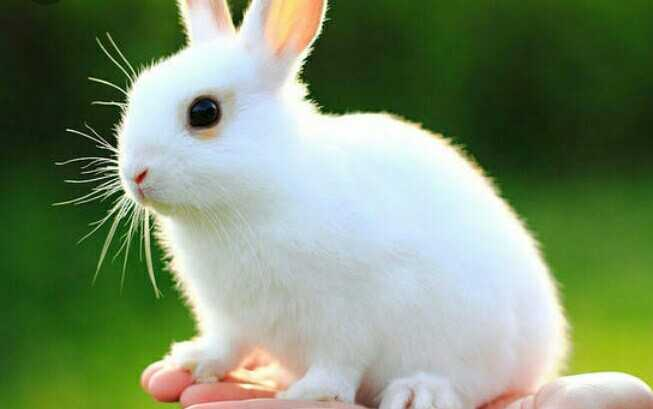
#> input picture arc/ai/Uddav-Rajbhandari/image_processing and Cnn nets/images/rabbit.jpeg, 653 x 409 px, found by its file name
$ jupyter execute image_processing.ipynb
#> lines starting #> are read from the running program, lines starting #| are printed output that depends on the picture; after the words box and inside, x2 and y2 are one past the last pixel; in counts of white or black regions, pixels touching at a corner belong together
[cell 1]
import cv2
import numpy as np
from matplotlib import pyplot as plt

# Load image
img = cv2.imread(r'D:\arc-2025\arc\ai\Uddav-Rajbhandari\image_processing and Cnn nets\images\rabbit.jpeg')
#> img is the input picture: shape (409, 653, 3); mean B, G, R 111.4, 143.3, 124.1
image_rgb = cv2.cvtColor(img, cv2.COLOR_BGR2RGB)  # Convert to RGB for matplotlib

# Helper function to display images
def show(title, img):
    plt.imshow(img, cmap='gray' if len(img.shape) == 2 else None)
    plt.title(title)
    plt.axis('off')
    plt.show()

# 1. Color Space Conversions
gray = cv2.cvtColor(img, cv2.COLOR_BGR2GRAY)
hsv = cv2.cvtColor(img, cv2.COLOR_BGR2HSV)
#> hsv: shape (409, 653, 3); mean H, S, V 59.2, 111.6, 149
show('Grayscale', gray)
show('HSV', cv2.cvtColor(hsv, cv2.COLOR_HSV2RGB))

# 2. HSV Color Thresholding to extract white color
# Define lower and upper bounds for white in HSV
# Threshold for white color in HSV
lower_white = np.array([0, 0, 200])
upper_white = np.array([180, 30, 255])
mask_white = cv2.inRange(hsv, lower_white, upper_white)
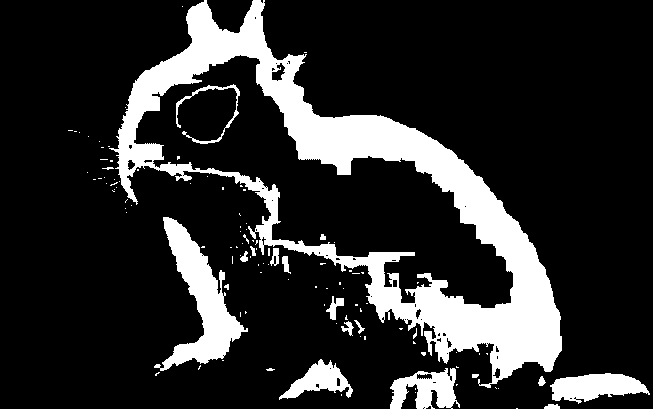
#> mask_white: shape (409, 653); 17.6% white; 114 white regions (94 under 20 px), largest, box (x1, y1, x2, y2) and area: (109, 0, 562, 388) 35508, (154, 217, 248, 371) 4897, (550, 373, 650, 404) 1939

# Apply the mask to get only white regions
res_white = cv2.bitwise_and(img, img, mask=mask_white)

# Show results
show('White Mask', mask_white)

##### HSV separates color intensity (V) and colorfulness (S), making it easier to detect white, which is high in brightness and low in saturation.

[cell 2]
# Dimensions
(h, w) = img.shape[:2]
#> h = 409; w = 653
center = (w // 2, h // 2)
#> center = (326, 204)

# 1️⃣ Rotation
# Rotate image 45 degrees around the center with scaling factor 1.0
M_rotate = cv2.getRotationMatrix2D(center, 45, 1.0)
rotated = cv2.warpAffine(img, M_rotate, (w, h))
show('Rotated Image', cv2.cvtColor(rotated, cv2.COLOR_BGR2RGB))

# 2️⃣ Translation
# Translate image 50 pixels right and 100 pixels down
M_translate = np.float32([[1, 0, 50], [0, 1, 100]])
translated = cv2.warpAffine(img, M_translate, (w, h))
show('Translated Image', cv2.cvtColor(translated, cv2.COLOR_BGR2RGB))

# 3️⃣ Scaling
# Resize the image to 50% of original dimensions
scaled = cv2.resize(img, None, fx=0.5, fy=0.5, interpolation=cv2.INTER_LINEAR)
show('Scaled Image', cv2.cvtColor(scaled, cv2.COLOR_BGR2RGB))

## Affine Transformation
Maps the image using three pairs of corresponding points.

Affine transforms preserve parallelism of lines.

Useful for image shearing, skewing, or simulating viewpoint changes

[cell 3]
# 4️⃣ Affine Transformation
# Requires 3 points in original and destination
rows, cols, ch = img.shape
#> rows = 409; cols = 653; ch = 3
pts1 = np.float32([[50, 50], [200, 50], [50, 200]])      # Source triangle
pts2 = np.float32([[10, 100], [200, 50], [100, 250]])    # Destination triangle

M_affine = cv2.getAffineTransform(pts1, pts2)            # Get transformation matrix
dst_affine = cv2.warpAffine(img, M_affine, (cols, rows)) # Apply transformation

# Show input vs output
plt.subplot(121), plt.imshow(cv2.cvtColor(img, cv2.COLOR_BGR2RGB)), plt.title('Original')
plt.axis('off')
plt.subplot(122), plt.imshow(cv2.cvtColor(dst_affine, cv2.COLOR_BGR2RGB)), plt.title('Affine Transformed')
plt.axis('off')
plt.show()
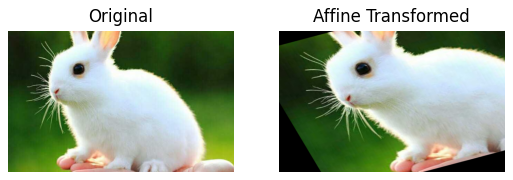
#> figure drawn by matplotlib, 2 panels

## Perspective Transformation
- A perspective transformation is a type of geometric transformation that maps a quadrilateral in an image to another quadrilateral.
- Unlike affine transformations, perspective transforms can handle depth and perspective distortion

[cell 4]
img = cv2.imread(r'D:\arc-2025\arc\ai\Uddav-Rajbhandari\image_processing and Cnn nets\images\sudoku.jpg')
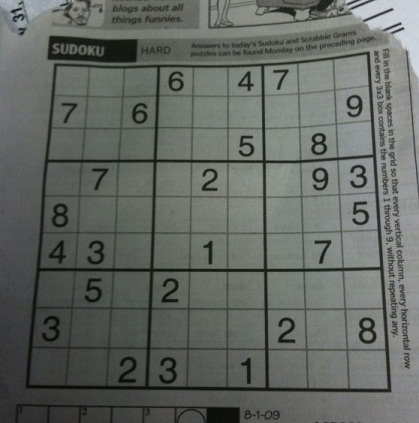
#> input picture arc/ai/Uddav-Rajbhandari/image_processing and Cnn nets/images/sudoku.jpg, 419 x 423 px, found by its file name
#> img is the input picture: shape (423, 419, 3); mean B, G, R 98.9, 103.6, 99.4
assert img is not None, "file could not be read, check with os.path.exists()"
rows,cols,ch = img.shape
#> rows = 423; cols = 419

pts1 = np.float32([[56,65],[368,52],[28,387],[389,390]]) #Coordinates of the distorted quadrilateral (corners of Sudoku)
pts2 = np.float32([[0,0],[300,0],[0,300],[300,300]]) # Coordinates of the output square (top-down view).

M = cv2.getPerspectiveTransform(pts1,pts2) #This creates a 3×3 transformation matrix

dst = cv2.warpPerspective(img,M,(300,300)) #ransforms the original image using the matrix M

plt.subplot(121),plt.imshow(img),plt.title('Input')
plt.subplot(122),plt.imshow(dst),plt.title('Output')
#> figure, not shown here; B, G, R data is drawn as R, G, B

##  What is Image Thresholding?
Thresholding is a simple, yet powerful technique for image segmentation. It converts a grayscale image to a binary image based on a threshold value

[cell 5]
img = cv2.imread(r'D:\arc-2025\arc\ai\Uddav-Rajbhandari\image_processing and Cnn nets\images\gradient.jpeg', cv2.IMREAD_GRAYSCALE)
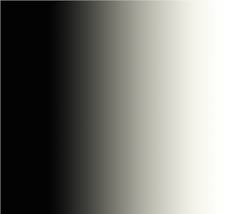
#> input picture arc/ai/Uddav-Rajbhandari/image_processing and Cnn nets/images/gradient.jpeg, 235 x 214 px, found by its file name
#> img: shape (214, 235); min 0, max 255, mean 124.1
assert img is not None, "file could not be read, check with os.path.exists()"
# Apply various types of thresholding
# # If pixel > thresh_value → set to max_value Else → set to 0
ret, thresh1 = cv2.threshold(img, 127, 255, cv2.THRESH_BINARY)        # >127 → 255, else 0
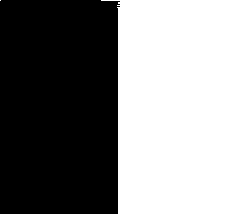
#> thresh1: shape (214, 235); 49.8% white; 2 white regions (1 under 20 px), largest, box (x1, y1, x2, y2) and area: (101, 0, 235, 214) 25051
ret, thresh2 = cv2.threshold(img, 127, 255, cv2.THRESH_BINARY_INV)    # >127 → 0, else 255
ret, thresh3 = cv2.threshold(img, 127, 255, cv2.THRESH_TRUNC)         # >127 → 127, else original
ret, thresh4 = cv2.threshold(img, 127, 255, cv2.THRESH_TOZERO)        # >127 → keep, else 0
ret, thresh5 = cv2.threshold(img, 127, 255, cv2.THRESH_TOZERO_INV)    # >127 → 0, else keep
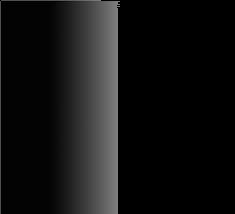
#> thresh5: shape (214, 235); min 0, max 127, mean 18.5

titles = ['Original Image','BINARY','BINARY_INV','TRUNC','TOZERO','TOZERO_INV']
images = [img, thresh1, thresh2, thresh3, thresh4, thresh5]

for i in range(6):
    plt.subplot(2,3,i+1),plt.imshow(images[i],'gray',vmin=0,vmax=255)
    plt.title(titles[i])
    plt.xticks([]),plt.yticks([])
plt.show()

###  Adaptive Thresholding
Instead of a single threshold for the entire image, the threshold is calculated per small region (block) of the image. Useful when lighting is non-uniform.
#### Key Parameters:
adaptiveMethod:

- cv2.ADAPTIVE_THRESH_MEAN_C: mean of neighborhood

- cv2.ADAPTIVE_THRESH_GAUSSIAN_C: weighted sum using Gaussian window

- blockSize: size of neighborhood

- C: constant subtracted from the mean or weighted sum

### 🔹 Otsu's Binarization
Otsu’s method automatically determines an optimal global threshold value from the image histogram. Ideal for bimodal images (foreground and background peaks).

[cell 6]
img = cv2.imread(r'D:\arc-2025\arc\ai\Uddav-Rajbhandari\image_processing and Cnn nets\images\sudoku.jpg')
gray = cv2.cvtColor(img, cv2.COLOR_BGR2GRAY)
#> gray: shape (423, 419)
# 3. Image Thresholding
_, binary_thresh = cv2.threshold(gray, 127, 255, cv2.THRESH_BINARY)
#> binary_thresh: shape (423, 419); 25.6% white; 333 white regions (274 under 20 px), largest, box (x1, y1, x2, y2) and area: (190, 0, 419, 423) 14935, (0, 0, 66, 59) 2037, (345, 271, 382, 308) 1282
adaptive_thresh = cv2.adaptiveThreshold(gray, 255, cv2.ADAPTIVE_THRESH_GAUSSIAN_C,
                                        cv2.THRESH_BINARY, 11, 2)
#> adaptive_thresh: shape (423, 419); 74.8% white; black in thin lines or dots
adaptive_thresh_mean = cv2.adaptiveThreshold(gray, 255, cv2.ADAPTIVE_THRESH_MEAN_C,
                                        cv2.THRESH_BINARY, 11, 2)
#> adaptive_thresh_mean: shape (423, 419); 73% white; 2115 black regions (1905 under 20 px), largest, box (x1, y1, x2, y2) and area: (25, 51, 392, 393) 18441, (208, 0, 394, 33) 1810, (47, 36, 139, 62) 1408
_, otsu_thresh = cv2.threshold(gray, 0, 255, cv2.THRESH_BINARY + cv2.THRESH_OTSU)
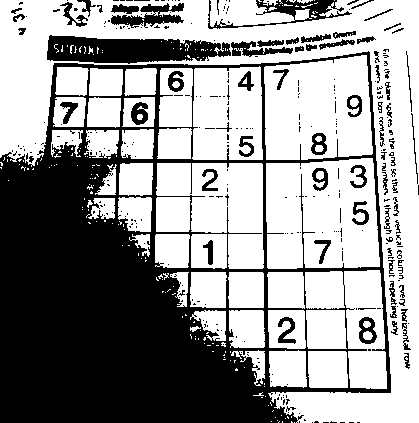
#> otsu_thresh: shape (423, 419); 59.5% white; 336 black regions (260 under 20 px), largest, box (x1, y1, x2, y2) and area: (0, 51, 391, 423) 58753, (47, 35, 231, 64) 3751, (208, 0, 352, 29) 1133

show('Binary Threshold', binary_thresh)
show('Adaptive Mean Threshold', adaptive_thresh_mean)
show('Adaptive  Gaussian Threshold', adaptive_thresh)
show('Otsu Threshold', otsu_thresh)

## 1. Gaussian Blur
Concept
Gaussian Blur uses a kernel that represents the shape of a Gaussian (bell-shaped) curve. The idea is to give more weight to the central pixels and less to the distant ones. This results in a smooth blur that reduces noise and detail.

## 2. Median Blur
 Concept
Median Blur replaces each pixel's value with the median of the neighboring pixel values. It's particularly effective in removing "salt-and-pepper" noise

## 3. Bilateral Filter
 Concept
Bilateral Filter smooths images while preserving edges. It considers both the spatial proximity and the intensity difference, ensuring that edges are not blurred

[cell 7]
# 4. Blurring and Smoothing
img = cv2.imread(r'D:\arc-2025\arc\ai\Uddav-Rajbhandari\image_processing and Cnn nets\images\sudoku.jpg')
image_rgb = cv2.cvtColor(img, cv2.COLOR_BGR2RGB)
#> image_rgb: shape (423, 419, 3)

gaussian = cv2.GaussianBlur(image_rgb, (5, 5), 0) # 0: Standard deviation in the X direction; if 0, it's calculated from the kernel size
median = cv2.medianBlur(image_rgb, 5) # 5: Kernel size for median filter, must be odd
bilateral = cv2.bilateralFilter(image_rgb, 9, 75, 75) # 9: Diameter of pixel neighborhood; 75: SigmaColor; 75: SigmaSpace

# Display original and filtered images using subplots
titles = ['Original Image', 'Gaussian Blur', 'Median Blur', 'Bilateral Filter']
images = [image_rgb, gaussian, median, bilateral]

plt.figure(figsize=(12, 6))
for i in range(4):
    plt.subplot(1, 4, i + 1)
    plt.imshow(images[i])
    plt.title(titles[i])
    plt.axis('off')

plt.tight_layout()
plt.show()

##  Canny Edge Detection in OpenCV
Canny edge detection is a multi-stage algorithm to detect a wide range of edges in images. It's one of the most popular edge detection methods due to its accuracy and noise-resilience

- Low Thresholds detect more edges but are more sensitive to noise.

- High Thresholds give cleaner but fewer edges

[cell 8]
# Read and convert to grayscale
img = cv2.imread(r'D:\arc-2025\arc\ai\Uddav-Rajbhandari\image_processing and Cnn nets\images\sudoku.jpg')
gray = cv2.cvtColor(img, cv2.COLOR_BGR2GRAY)

# Apply Gaussian Blur to reduce noise
blurred = cv2.GaussianBlur(gray, (5, 5), 1.4)

# Apply Canny edge detection
edges_low = cv2.Canny(blurred, 50, 150)
#> edges_low: shape (423, 419); 6.4% white in thin lines or dots
edges_high = cv2.Canny(blurred, 100, 200)
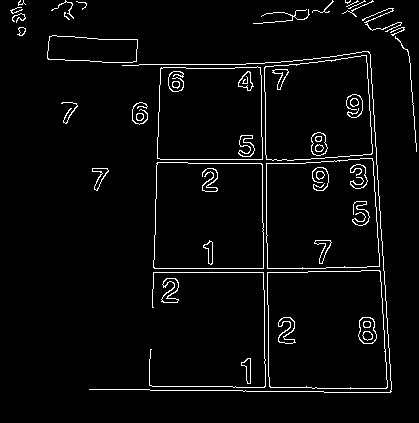
#> edges_high: shape (423, 419); 3.6% white in thin lines or dots

# Display results in a subplot
titles = ['Original Image', 'Grayscale', 'Blurred', 'Canny Low Threshold', 'Canny High Threshold']
images = [img, gray, blurred, edges_low, edges_high]

plt.figure(figsize=(12, 6))
for i in range(5):
    plt.subplot(2, 3, i+1)
    plt.imshow(images[i] if i == 0 else images[i], cmap='gray')
    plt.title(titles[i])
    plt.axis('off')
plt.tight_layout()
plt.show()
#> figure, not shown here; B, G, R data is drawn as R, G, B

### morphological ops

Morphological operations are image processing techniques used primarily on binary images (black and white) to extract meaningful structures, clean up noise, or enhance specific patterns. These operations are based on shape and are performed using a structuring element (kernel).

#### 1. Erosion (cv2.erode)
- Effect: Shrinks the white regions.

- Use: Removes small white noise or detach connected objects.

- How: Kernel slides over the image and replaces the center pixel with the minimum pixel value under the kernel.

#### 2. Dilation (cv2.dilate)
- Effect: Expands the white regions.

- Use: Fills small holes in white objects or joins broken white parts.

- How: Kernel slides over and replaces the center pixel with the maximum value under the kernel.

#### 3. Opening (cv2.morphologyEx with MORPH_OPEN)
- Effect: Erosion followed by Dilation.

- Use: Removes small white noise while keeping the shape of large white objects.

#### 4. Closing (cv2.morphologyEx with MORPH_CLOSE)
- Effect: Dilation followed by Erosion.

- Use: Fills small black holes in the foreground (white objects).

#### 5. Cleaning
- Effect: Combination of Opening → Closing.

- Use: Provides a more aggressive denoising by performing both operations in sequence.

#### 6. Morphological Gradient
- Manual: Difference between Dilation and Erosion.

- Using cv2.morphologyEx: MORPH_GRADIENT

- Use: Useful for detecting the outlines of objects.

[cell 9]
# Load the binary-like image (foreground in white, background in black)
img = cv2.imread(r'D:\arc-2025\arc\ai\Uddav-Rajbhandari\image_processing and Cnn nets\images\m.png')
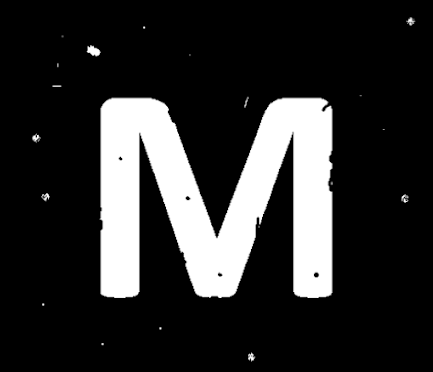
#> input picture arc/ai/Uddav-Rajbhandari/image_processing and Cnn nets/images/m.png, 433 x 372 px, found by its file name
#> img is the input picture: shape (372, 433, 3); min 0, max 255, mean 45.7
gray = cv2.cvtColor(img, cv2.COLOR_BGR2GRAY)
#> gray: shape (372, 433)

# Define a kernel for morphological operations (5x5 square of ones)
kernel = np.ones((5, 5), np.uint8)

# Morphological Operations:
# Erosion: Shrinks white regions (foreground), removes white noise
erosion = cv2.erode(gray, kernel, iterations=1)

# Dilation: Expands white regions, fills small black holes
dilation = cv2.dilate(gray, kernel, iterations=1)

# Opening: Erosion followed by Dilation (useful for removing small white noise)
opening = cv2.morphologyEx(gray, cv2.MORPH_OPEN, kernel)

# Closing: Dilation followed by Erosion (useful for closing small black holes inside foreground)
closing = cv2.morphologyEx(gray, cv2.MORPH_CLOSE, kernel)

# Cleaning: Further denoising using Opening followed by Closing
cleaning = cv2.morphologyEx(opening, cv2.MORPH_CLOSE, kernel)

# Morphological Gradient manually (dilation - erosion): outlines object boundaries
dilate_m = cv2.dilate(gray, kernel=kernel, iterations=1)
erode_m = cv2.erode(gray, kernel=kernel, iterations=1)
gradient_m = dilate_m - erode_m
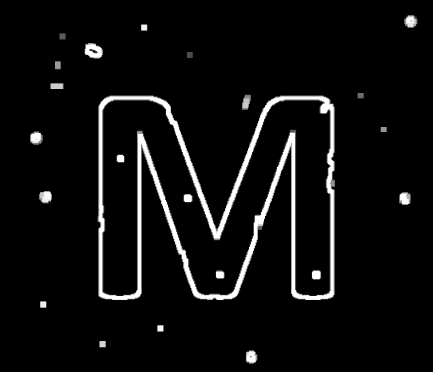
#> gradient_m: shape (372, 433); min 0, max 255, mean 13.8

# Morphological Gradient using OpenCV function
gradient_mo = cv2.morphologyEx(gray, cv2.MORPH_GRADIENT, kernel)

# Display Results using matplotlib subplots
plt.figure(figsize=(12, 8))

plt.subplot(2, 4, 1)
plt.imshow(img)
plt.title('Original')
plt.axis('off')

plt.subplot(2, 4, 2)
plt.imshow(dilation, cmap='gray')
plt.title('Dilation')
plt.axis('off')

plt.subplot(2, 4, 3)
plt.imshow(erosion, cmap='gray')
plt.title('Erosion')
plt.axis('off')

plt.subplot(2, 4, 4)
plt.imshow(opening, cmap='gray')
plt.title('Opening')
plt.axis('off')

plt.subplot(2, 4, 5)
plt.imshow(closing, cmap='gray')
plt.title('Closing')
plt.axis('off')

plt.subplot(2, 4, 6)
plt.imshow(cleaning, cmap='gray')
plt.title('Cleaning')
plt.axis('off')

plt.subplot(2, 4, 7)
plt.imshow(gradient_m, cmap='gray')
plt.title('Gradient (Manual)')
plt.axis('off')

plt.subplot(2, 4, 8)
plt.imshow(gradient_mo, cmap='gray')
plt.title('Gradient (cv2)')
plt.axis('off')

plt.tight_layout()
plt.show()
